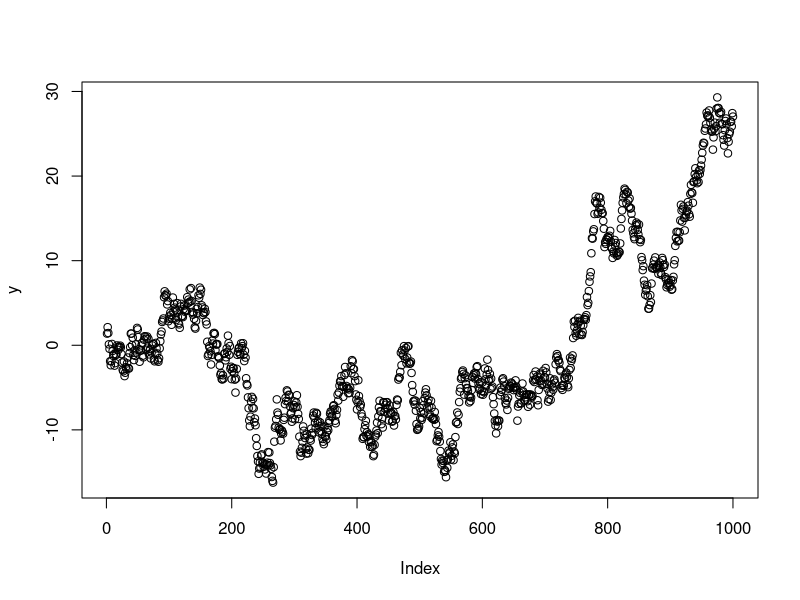
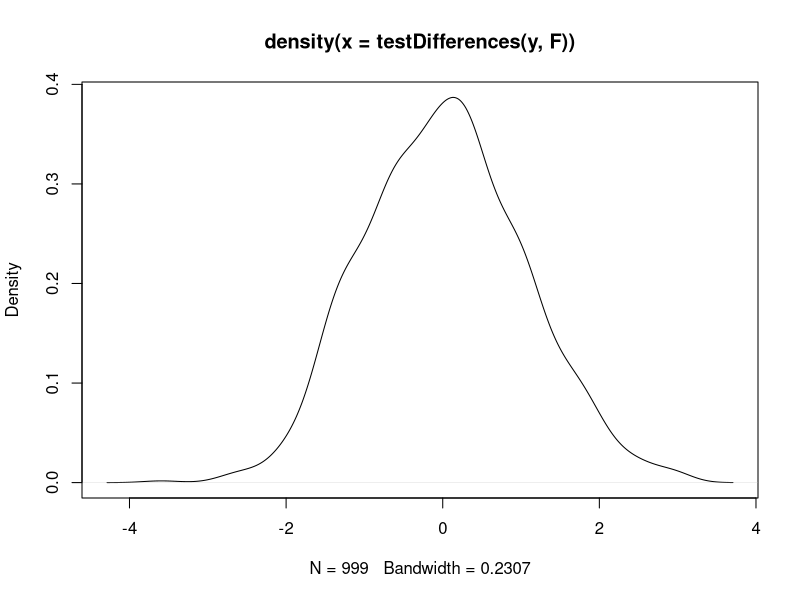
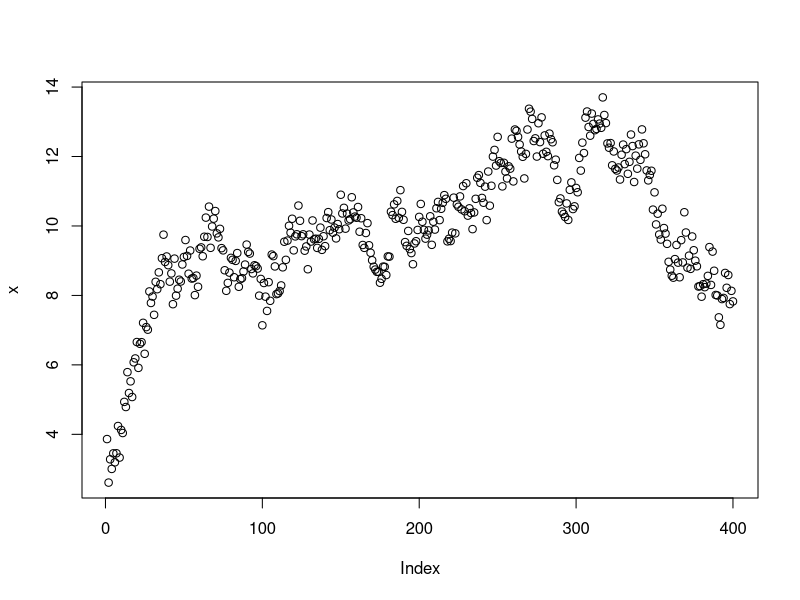
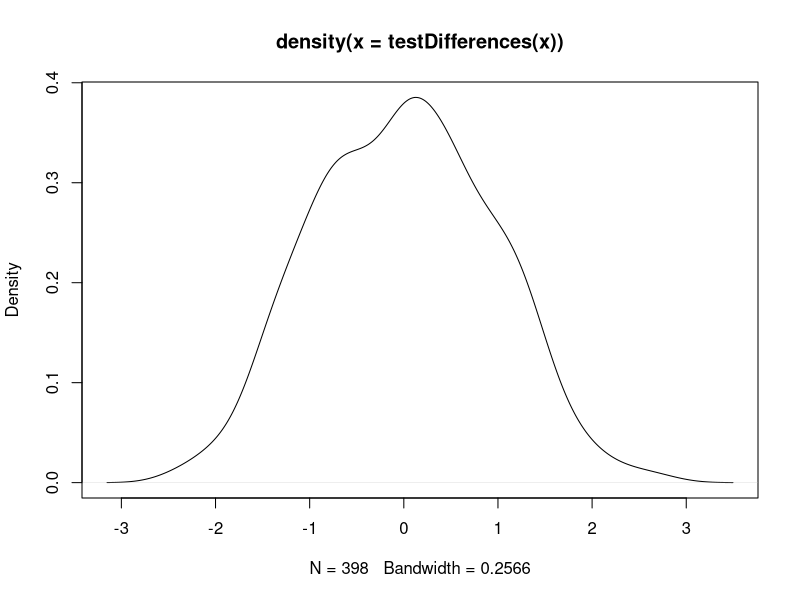
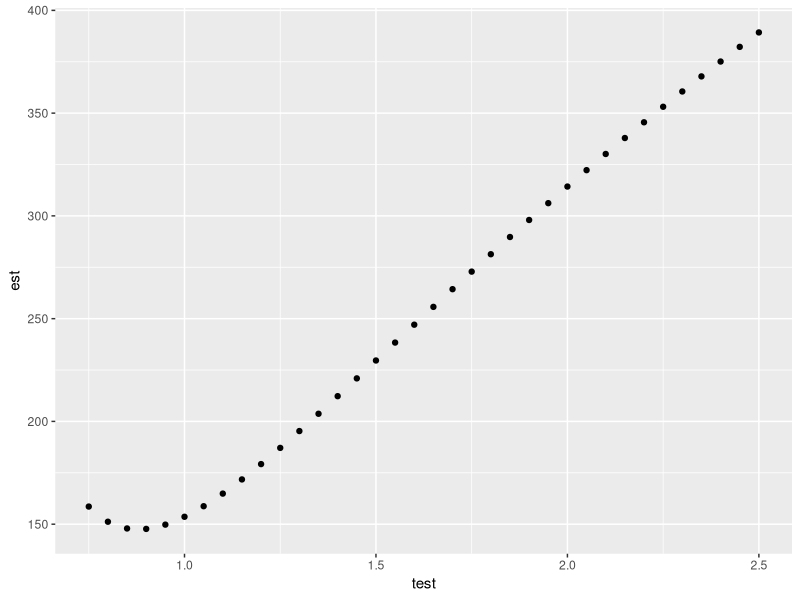

Reproduce these figures in R, in order.
rm(list=ls())
library(tidyverse)

simulateRW1 <- function(N, sigma_=1, burnin=1000){
    resultsplus <- cumsum(rnorm(burnin+N, 0, sigma_))
    resultsT <- resultsplus[-1:-burnin]
    results <- resultsT - mean(resultsT)
    return(results)
}

simulateRW2 <- function(N, sigma_=1, burnin=1000){
    # resultsplus <- rnorm(burnin+N, 0, (sigma_/2))
    # for(i in 3:(burnin+N)){
    #     resultsplus[i] <- resultsplus[i] +
    #         ((2/3)*resultsplus[i-1]) + ((1/3)*resultsplus[i-2])
    # }
    resultsplus <- rnorm(burnin+N, 0, (sigma_/2))
    for(i in 3:(burnin+N)){
        resultsplus[i] <- resultsplus[i] +
            ((.5)*resultsplus[i-1]) + ((.5)*resultsplus[i-2])
    }
    resultsT <- resultsplus[-1:-burnin]
    results <- resultsT - mean(resultsT)
    return(results)
}


rw2Q <- function(M, sparse=T){
    Q <- Matrix::Matrix(0, nrow = M, ncol = M)
    Q[1, 1:3] <- c(1, -2, 1)
    Q[2, 1:4] <- c(-2, 5, -4, 1)
    for (i in 3:(M-2)){
        Q[i, (i-2):(i+2)] <- c(1, -4, 6, -4, 1)
    }
    Q[M-1, (M-3):M] <- c(-2, 5, -4, 1)
    Q[M, (M-2):M] <- c(1, -2, 1)
    if(sparse)
        Q <- Matrix::Matrix(Q, sparse = TRUE)
    Q
}

testDifferences <- function(x, second=T){
    if(second){
        xdiff <- sapply(3:length(x), function(i){
            x[i] - (2 * x[i-1]) + x[i-2]
        })
    }
    else{
        xdiff <- sapply(2:length(x), function(i){
            x[i] - x[i-1]
        })
    }
    xdiff
}


y <- simulateRW1(1000, 1)
plot(y)
plot(density(testDifferences(y, F)))
quantile(testDifferences(y, F), probs = c(.025, .975))

#x <- simulateRW2(400, 1.5)
x <- as.vector(arima.sim(list(ar=c(.499, .499)), n=400, function(z) rnorm(z, sd=.5)))
plot(x)
plot(density(testDifferences(x)))
quantile(testDifferences(x), probs = c(.025, .975))

# x <- as.vector(arima.sim(list(ar=c(.66, .33)), n=100))
# plot(x)
# plot(density(testDifferences(x)))
# quantile(testDifferences(x), probs = c(.025, .975))

densRW2 <- function(x, sigma_=1, log=T){
    kappa_ <- 1/(sigma_^2)
    N <- length(x)
    Q <- rw2Q(N) * kappa_
    log(kappa_^((N-2)/2)) + (-.5 * ((t(x) %*% Q %*% x)[1,1]))
}

testDF <- tibble(test = seq(.75, 2.5, by=.05)) %>%
    mutate(est=sapply(test, function(s) -densRW2(x, s)))

testDF %>%
    ggplot(aes(x=test, y=est)) +
    geom_point()

testDF %>%
    arrange(est)
